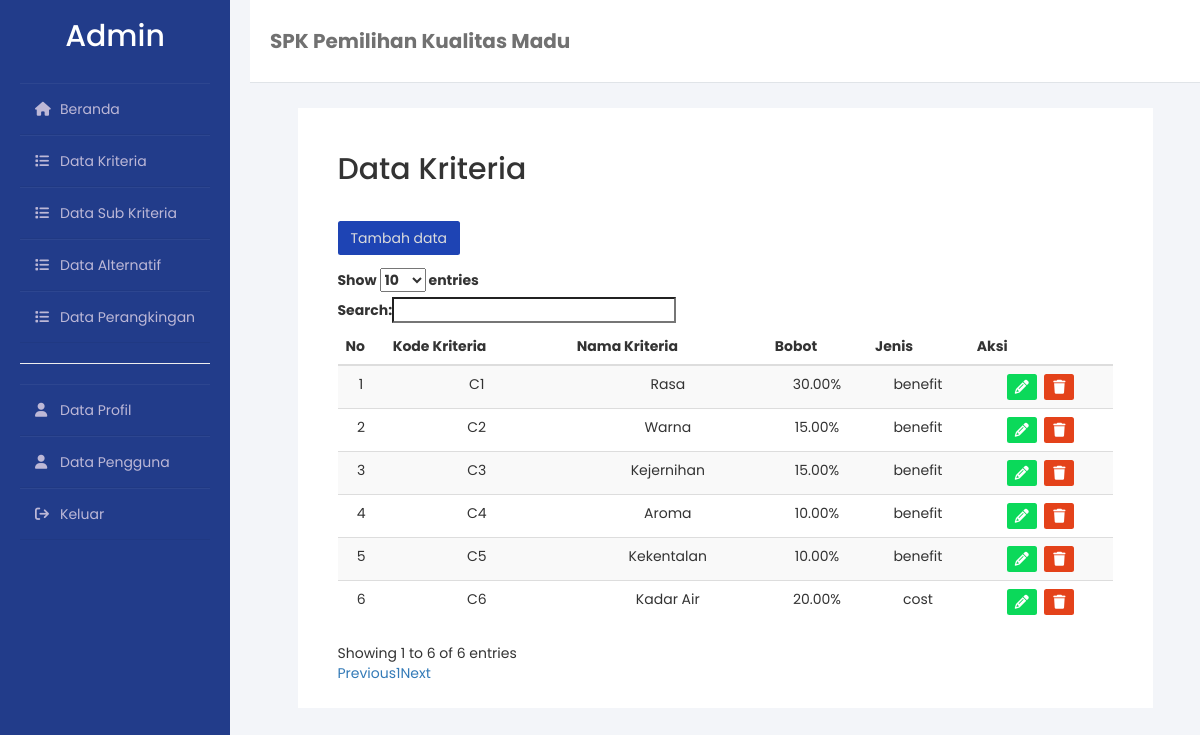
/dataKriteria/index.php (signed in), run on the app's committed database.
### tables this page shows
CREATE TABLE `kriteria` (
  `id` int(11) NOT NULL,
  `kode` varchar(255) NOT NULL,
  `nama` varchar(255) NOT NULL,
  `bobot` float(11,2) NOT NULL,
  `jenis` enum('benefit','cost') NOT NULL
);

### dataKriteria/index.php (the view, shortened to what this page needs)
<!DOCTYPE html>
<html lang="en">
<?php
include('../components/koneksi.php');
?>
<head>
    <?php include('../components/head.php') ?>
</head>
<body>
    <div class="wrapper">
        <?php include('../components/sidebar.php') ?>
        <div class="main_content">
            <div class="header">
                <h4>SPK Pemilihan Kualitas Madu</h4>
            </div>
            <div class="box">
                <div class="container-table">
                    <div class="judul">
                        <h2>Data Kriteria</h2>
                    </div>
                    <div class="container-tombol">
                        <a class="tombol-tambah btn" href="tambah.php" role="button">Tambah data</a>
                    </div>
                    <table class="table table-striped table-hover" id="dataTables">
                        <thead>
                            <tr>
                                <th>No</th>
                                <th>Kode Kriteria</th>
                                <th>Nama Kriteria</th>
                                <th>Bobot</th>
                                <th>Jenis</th>
                                <th>Aksi</th>
                            </tr>
                        </thead>
                        <tbody>
                            <?php
                            $query = mysqli_query($koneksi, "SELECT * FROM kriteria ORDER BY kode") or die(mysqli_error($koneksi));
                            $no = 1;
                            while ($row = mysqli_fetch_array($query)) {
                            ?>
                                <tr>
                                    <td class="text-center"><?php echo $no++; ?></td>
                                    <td class="text-center"><?php echo $row['kode']; ?></td>
                                    <td class="text-center"><?php echo $row['nama']; ?></td>
                                    <td class="text-center"><?php echo $row['bobot']; ?>%</td>
                                    <td class="text-center"><?php echo $row['jenis']; ?></td>
                                    <td class="text-center">
                                        <div class="text-center">
                                            <a class="btn tombol-edit" href="edit.php?id=<?= $row['id'] ?>"><i class="fas fa-pencil"></i></a>
                                            <a class="btn tombol-hapus" href="hapus.php?id=<?= $row['id'] ?>"><i class="fas fa-trash"></i></a>
                                        </div>
                                    </td>
                                </tr>
                            <?php } ?>
                        </tbody>
                    </table>
                </div>
            </div>
        </div>
    </div>
</body>
<link href="https://cdn.datatables.net/1.12.1/css/dataTables.bootstrap.min.css" rel="stylesheet">
</html>

### components/head.php (shortened to what this page needs)
<link rel="stylesheet" href="https://cdnjs.cloudflare.com/ajax/libs/twitter-bootstrap/3.3.7/css/bootstrap.min.css">
<link rel="stylesheet" href="https://cdnjs.cloudflare.com/ajax/libs/font-awesome/6.2.0/css/all.min.css">
<link rel="stylesheet" href="../css/style.css">

### components/sidebar.php (shortened to what this page needs)
<div class="sidebar">
  <h2 style="text-transform: capitalize;"><?= $_SESSION['role'] ?></h2>
  <ul style="padding-left: 0px;">
    <li><a href="../pages/beranda.php"><i class="fas fa-home"></i>Beranda</a></li>
    <?php if ($_SESSION['role'] == "admin") { ?>
      <li><a href="../dataKriteria/index.php"><i class="fas fa-list"></i>Data Kriteria</a></li>
      <li><a href="../dataSubKriteria/index.php"><i class="fas fa-list"></i>Data Sub Kriteria</a></li>
    <?php } ?>
    <li><a href="../dataAlternatif/index.php"><i class="fas fa-list"></i>Data Alternatif</a></li>
    <li><a href="../pages/rangking.php"><i class="fas fa-list"></i>Data Perangkingan</a></li>
    <hr>
    <li><a href="../pages/profile.php"><i class="fas fa-user"></i>Data Profil</a></li>
    <?php if ($_SESSION['role'] == "admin") { ?>
      <li><a href="../dataPengguna/index.php"><i class="fas fa-user"></i>Data Pengguna</a></li>
    <?php } ?>
    <li><a href="../index.php?logout='1'"><i class="fas fa-sign-out"></i>Keluar</a></li>
  </ul>
</div>

### css/style.css (style rules this page uses)
body { background-color: #f3f5f9; font-family: 'Poppins', sans-serif; }
.wrapper { display: flex; height: 100vh; width: 100%; }
.wrapper .sidebar { position: fixed; background: rgb(34, 60, 138); padding: 0 20px; height: 100vh; }
.wrapper .sidebar h2 { color: #fff; text-align: center; margin-bottom: 30px; }
.wrapper .sidebar ul { list-style-type: none; }
.wrapper .sidebar ul li { padding: 15px; border-bottom: 1px solid #bdb8d7; border-bottom: 1px solid rgba(0, 0, 0, 0.05); border-top: 1px solid rgba(255, 255, 255, 0.05); }
.wrapper .sidebar ul li a { color: #bdb8d7; display: block; }
.wrapper .sidebar ul li a .fas { width: 25px; }
.wrapper .main_content { width: 100%; padding-left: 250px; }
.wrapper .main_content .header { padding: 20px; background: #fff; color: #717171; border-bottom: 1px solid #e0e4e8; }
.header { display: flex; flex-direction: row; align-items: center; }
.header h4 { font-weight: bold; font-size: 20px; }
.box { margin-top: 25px; display: flex; flex-direction: column; justify-content: center; align-items: center; width: 100%; min-height: 75vh; }
.container-table { background: white; padding: 25px 40px; width: 90%; }
.container-table .judul { margin-bottom: 40px; }
.container-table .container-tombol { padding-bottom: 20px; width: 100%; }
.tombol-edit { background-color: #0BD95A; }
.tombol-hapus { background-color: #e4421a; }
.tombol-edit, .tombol-hapus { margin: 0px 2px; padding: 2px; border-radius: 2.5px; display: inline-block; text-align: center; margin-top: 0; width: 30px; color: white; }
.tombol-tambah { width: 100%; border-radius: 2.5px; text-align: center; text-decoration: none !important; display: inline; background-color: rgb(30, 68, 180); color: rgb(220, 220, 220); }

### data on the page
kriteria: kode "C1", nama "Rasa", bobot "30.00", jenis "benefit"
kriteria: kode "C2", nama "Warna", bobot "15.00", jenis "benefit"
kriteria: kode "C3", nama "Kejernihan", bobot "15.00", jenis "benefit"
kriteria: kode "C4", nama "Aroma", bobot "10.00", jenis "benefit"
kriteria: kode "C5", nama "Kekentalan", bobot "10.00", jenis "benefit"
kriteria: kode "C6", nama "Kadar Air", bobot "20.00", jenis "cost"

### other printed values
$_SESSION['role'] "Admin"
